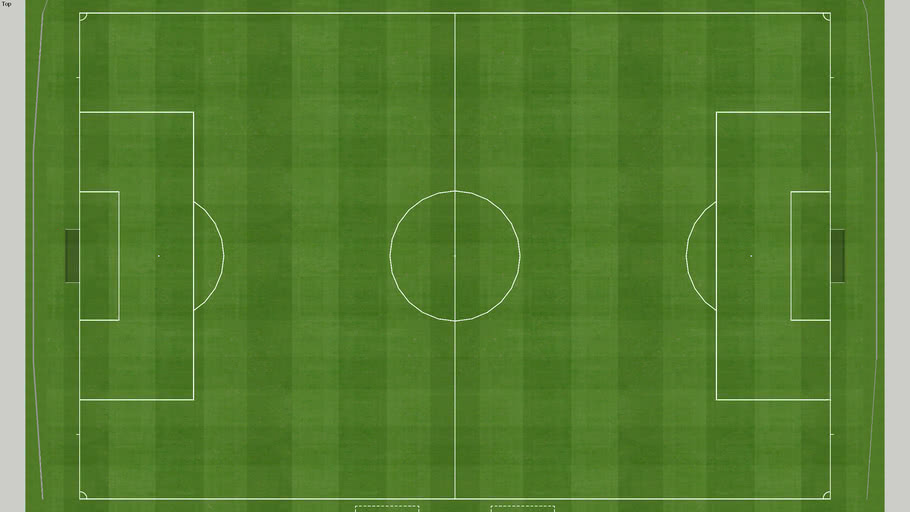
#> input picture back/images/large_thumbnail.jpg, 910 x 512 px
$ python -i video.py   (imports and definitions only)
#> lines starting #> are read from the running program, lines starting #| are printed output that depends on the picture
#> further down, picture is the input picture: shape (512, 910, 3); mean B, G, R 50.9, 127.8, 87.5
#!/usr/bin/env python3

import sys
import time
# from tkinter.tix import Balloon
import cv2 as cv
import numpy as np
from matplotlib import pyplot as plt
# from app import Baby

start_time = time.time()

score = 23

def getScore():
  print(score)
  return score

def detectCirclesWithDp(frame, dp=1):
#> called with dp = 1
    blurred = cv.medianBlur(frame, 25)
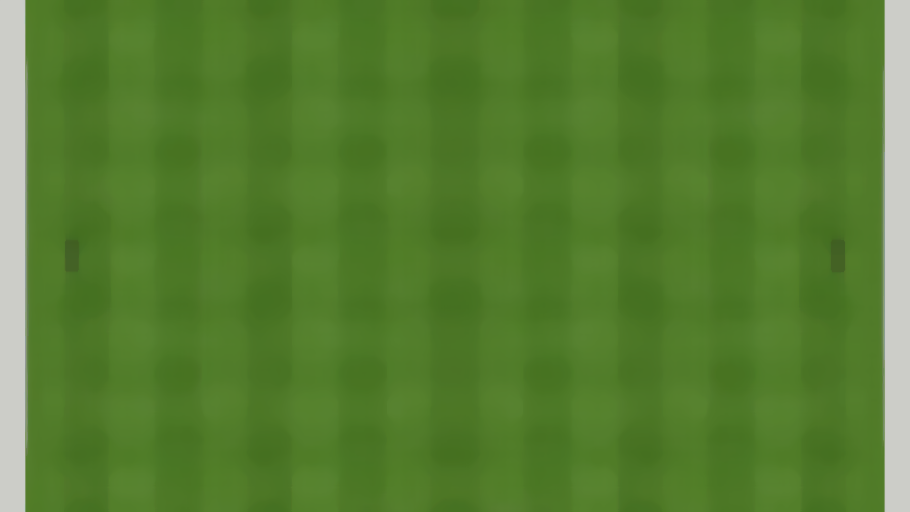
#> blurred: shape (512, 910, 3); mean B, G, R 48.9, 126.5, 85.8
    grayMask = cv.cvtColor(blurred, cv.COLOR_BGR2GRAY)
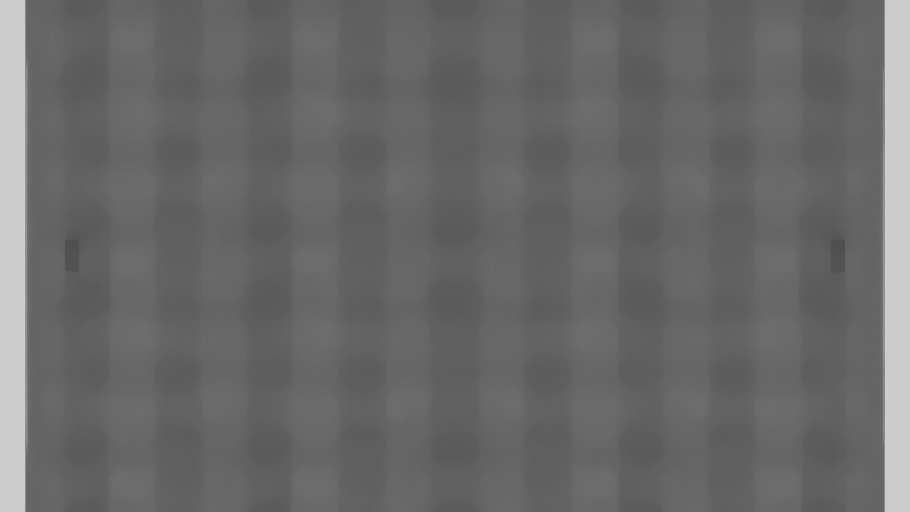
#> grayMask: shape (512, 910); min 79, max 204, mean 105.5
    # cannyMask = cv2.Canny(grayMask, 50, 240)
    return cv.HoughCircles(grayMask, cv.HOUGH_GRADIENT, dp, 40, param1=10, param2=30, minRadius=20, maxRadius=70)

def getROI(frame, x, y, r):
    return frame[int(y-r/2):int(y+r/2), int(x-r/2):int(x+r/2)]


COLOR_NAMES = ["red","green", "blue", "white"]

COLOR_RANGES_HSV = {
    "red": [(0, 50, 10), (10, 255, 255)],
    "green": [(35, 50, 10), (80, 255, 255)],
    "blue": [(100, 50, 10), (130, 255, 255)],
    "white": [(5, 0, 10), (255, 255, 255)]
}

# [151 lines left out: functions getMask, getDominantColor, displayPicture, babyFoot, not called in this run]

# if __name__ == '__main__':
#   global score
#   while 1:
#     # print(score)
#     score +=1

>>> import cv2
>>> picture = cv2.imread('images/large_thumbnail.jpg')
>>> result = detectCirclesWithDp(picture)
